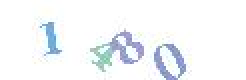
#> input picture 验证码识别/codeimg/1480.jpg, 123 x 40 px, found by its file name (shown 2 times larger)
$ python captcha_v4.py
#> lines starting #> are read from the running program, lines starting #| are printed output that depends on the picture; after the words box and inside, x2 and y2 are one past the last pixel; in counts of white or black regions, pixels touching at a corner belong together
# coding=utf-8
from PIL import Image
from pytesseract import *
from multiprocessing import Pool
import os

# pics = os.walk('./codeimg/').next()[2]
# pics = ["1756.png", "2846.png", "3294.png", "3882.png", "6484.png", "7814.png", "9922.png"]
pics = ['1480.jpg', '3020.jpg', '3202.jpg', '3721.jpg', '5421.jpg']
class captcha:

    """docstring for captcha"""

    def __init__(self, image):
#> called with image = 'codeimg/1480.jpg'
        self.imgname = image
        self.img = Image.open(image)
#> self.img is the input picture: PIL image 123x40 RGB; mean R, G, B 244.2, 246.9, 249.2
        self.size = self.img.size
#> self.size = (123, 40)
        maxn = self.size[0] * self.size[1]
#> maxn = 4920
        self.dotMap = []
        self.rmMap = []
        self.root = [i for i in range(maxn)]
#> self.root = 4920 values from 0 to 4919
        self.count = [1 for i in range(maxn)]
#> self.count = 4920 values from 1 to 1
        self.dx = [1, -1, 0,  0, 1, -1, 1, -1]
        self.dy = [0,  0, 1, -1, 1, -1, -1, 1]
        self.vis = [False for i in range(maxn)]
        self.tmp = []

    def find(self, x):
        if self.root[x] != x:
            self.root[x] = self.find(self.root[x])
            return self.root[x]
        else:
            return self.root[x]

    def merge(self, x, y):
        x = self.find(x)
        y = self.find(y)
        if (x == y):
            return
        else:
            self.root[x] = y
            self.count[y] += self.count[x]

    def closeImg(self):
        self.img.close()

    def gray(self):
        """ convert the image to gray """
        self.img = self.img.convert('L')
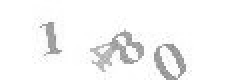
#> self.img: PIL image 123x40 L (shown 2 times larger); min 133, max 255, mean 246.3

    def threshold(self):
        """ 二值化 - 采用阈值分割法，threshold为分割点 """
        threshold = 140
        table = []
        for i in range(256):
            if i < threshold:
                table.append(0)
            else:
                table.append(1)
        self.img = self.img.point(table, '1')
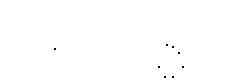
#> self.img: PIL image 123x40 1 (shown 2 times larger); 99.8% white; black in thin lines or dots, all inside (x1, y1, x2, y2) = (27, 22, 92, 39)

    def text2String(self):
        """ 由于都是数字 对于识别成字母的 采用该表进行修正"""
        rep = {'O': '0', 'A' : '8',
               'I': '1', 'L': '1',
               'Z': '2', 'S': '8',
               ' ': '', ',': '',
               '\'': '', '.': '',
               'E': '6', '‘': '',
               "G": "9", 'B': '6'
               }
        self.text = image_to_string(self.img, config="-l chi_sim")
        self.text = self.text.strip()
        self.text = self.text.upper()
        for r in rep:
            self.text = self.text.replace(r, rep[r])
        if not self.text.isalnum():
            # print self.text
            self.text = image_to_string(self.img, config="-l eng")
        for r in rep:
            self.text = self.text.replace(r, rep[r])
        # print self.text

    def scan(self):
        self.w, self.h = self.size
#> self.w = 123; self.h = 40
        for x in range(self.w):
            for y in range(self.h):
                if self.img.getpixel((x, y)) == 0:  # 1 = blank; 0 = dot
                    self.dotMap.append((x, y))

    def scanPixel(self):
        for x in range(self.w):
            for y in range(self.h):
                if self.img.getpixel((x, y)) == 0:
                    for i in range(8):
                        sx = self.dx[i] + x
                        sy = self.dy[i] + y
                        if sx < 0 or sy < 0 or sx >= self.w or sy >= self.h:
                            continue
                        if self.img.getpixel((sx, sy)) == 0:
                            self.merge(x*self.h+y, sx*self.h+sy)

    def calarea(self, x, y):
        # if self.vis[self.find(x*self.h + y)] == True:
            # self.count[self.find(x*self.h + y)] = 0
        self.vis[self.find(x*self.h + y)] = True
        return self.count[self.find(x*self.h + y)]

    def captcha(self):
        self.gray()
        self.threshold()
        self.scan()
        self.clear()
        self.text2String()

    def saveImg(self, name):
        self.img.save("out/"+name+"-"+self.imgname.replace("codeimg/", ""))

    def clear(self):
        self.scanPixel()
        for dot in self.dotMap:
            self.tmp.append(self.calarea(dot[0], dot[1]))
            self.tmp.sort()
            if self.calarea(dot[0], dot[1]) < 15:
                self.img.putpixel(dot, 1)
#> self.img: PIL image 123x40 1; every value is 1
#> after the loop, self.tmp = [1, 1, 1, 1, 1, 1, 1, 1]
                # print self.calarea(dot[0], dot[1])
        # print set(self.tmp).difference()

total = len(pics)
wrong = 0.0

def main(pic):
    try:
        i = captcha('codeimg/'+pic)
        i.captcha()
        tname = i.imgname.replace(".jpg","").replace("codeimg/", "")
        if tname !=  i.text:
            i.saveImg(tname)
        return i.imgname, i.text
    finally:
        i.closeImg()

# Make the Pool of workers
pool = Pool()
#> (the run stopped early here; a loop or call above may not have finished)
